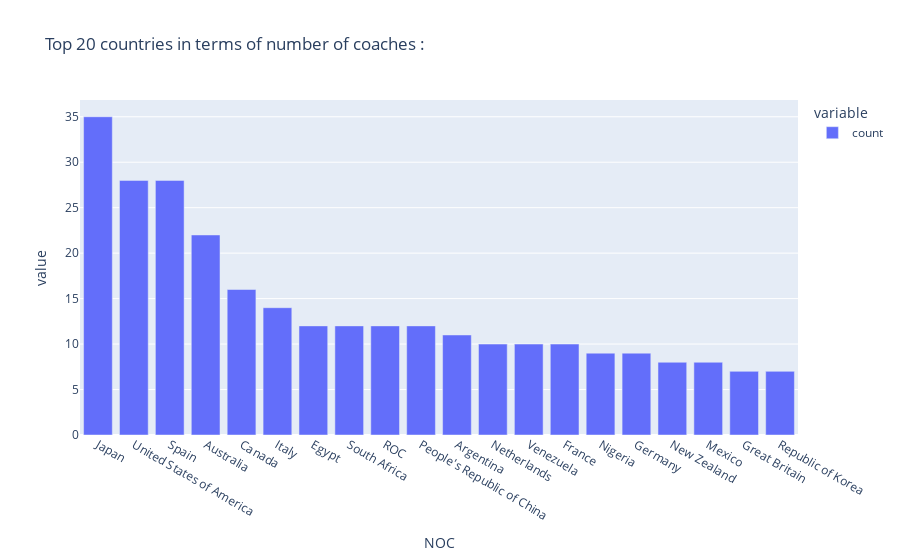

Notebook source saved alongside this figure:
### Markdown cell above
#### Visualizing the count of coaches coming from different countries.

### Code cell
x = df_coaches.NOC.value_counts()
px.bar(x[:20], title="Top 20 countries in terms of number of coaches :")

### Figure 1 — Plotly figure (JSON) as saved in the notebook; plotly's stock layout.template omitted (floating-point values rounded to 4 significant figures)
{"data": [{"alignmentgroup": "True", "hovertemplate": "variable=count<br>NOC=%{x}<br>value=%{y}<extra></extra>", "legendgroup": "count", "marker": {"color": "#636efa", "pattern": {"shape": ""}}, "name": "count", "offsetgroup": "count", "orientation": "v", "showlegend": true, "textposition": "auto", "type": "bar", "x": ["Japan", "United States of America", "Spain", "Australia", "Canada", "Italy", "Egypt", "South Africa", "ROC", "People's Republic of China", "Argentina", "Netherlands", "Venezuela", "France", "Nigeria", "Germany", "New Zealand", "Mexico", "Great Britain", "Republic of Korea"], "xaxis": "x", "y": [35, 28, 28, 22, 16, 14, 12, 12, 12, 12, 11, 10, 10, 10, 9, 9, 8, 8, 7, 7], "yaxis": "y"}], "layout": {"barmode": "relative", "legend": {"title": {"text": "variable"}, "tracegroupgap": 0}, "title": {"text": "Top 20 countries in terms of number of coaches :"}, "xaxis": {"anchor": "y", "domain": [0, 1], "title": {"text": "NOC"}}, "yaxis": {"anchor": "x", "domain": [0, 1], "title": {"text": "value"}}}}
